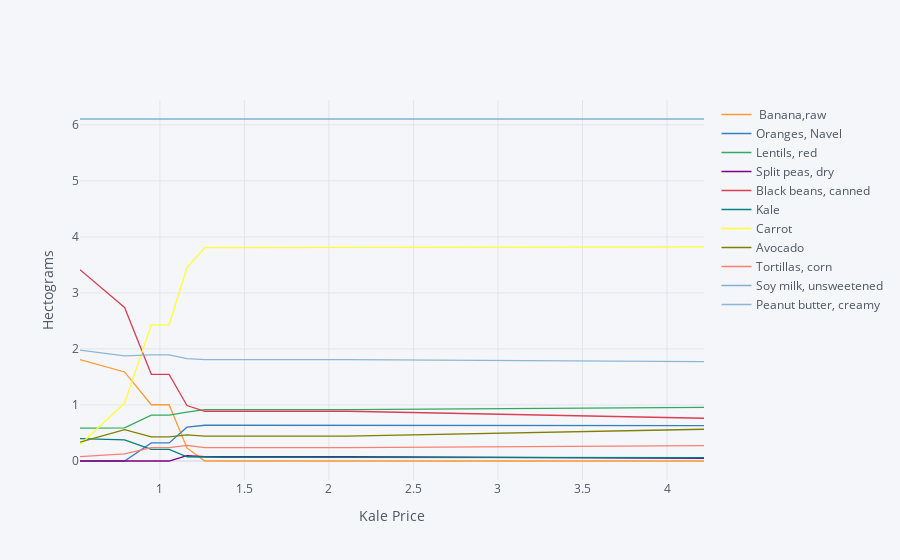

Source (notebook cell):
### Markdown cell above
Re-do our analysis of changing prices, but with a constraint that
  total weight of diet must be less that 15 hectograms (1.5 kg).

### Code cell
import cufflinks as cf
cf.go_offline()

ReferenceGood = 'Kale'

scale = [0.5,0.75,0.9,1.,1.1,1.2,1.3,1.4,1.5,2,4]

cost0 = solve_subsistence_problem(FoodNutrients,Prices,
                                  diet_min[group],diet_max[group],max_weight=15,tol=tol).fun

my_p = Prices.copy()

diet = {}
for s in scale:

    my_p[ReferenceGood] = Prices[ReferenceGood]*s
    result = solve_subsistence_problem(FoodNutrients,my_p,
                                       diet_min[group],diet_max[group],max_weight=15,tol=tol)
    diet[my_p[ReferenceGood]] = result.diet

Diet_response = pd.DataFrame(diet).T
Diet_response.index.name = '%s Price' % ReferenceGood

Diet_response.reset_index(inplace=True)

# Get rid of units for index (cufflinks chokes)
Diet_response['%s Price' % ReferenceGood] = Diet_response['%s Price' % ReferenceGood].apply(lambda x: x.magnitude)

Diet_response = Diet_response.set_index('%s Price' % ReferenceGood)

# Just look at goods consumed in quantities greater than error tolerance
Diet_response.loc[:,(Diet_response>tol).sum()>0].iplot(xTitle='%s Price' % ReferenceGood,yTitle='Hectograms')

### Figure 1 — Plotly figure (JSON) as saved in the notebook; plotly's stock layout.template omitted (floating-point values rounded to 4 significant figures)
{"data": [{"line": {"color": "rgba(255, 153, 51, 1.0)", "dash": "solid", "shape": "linear", "width": 1.3}, "mode": "lines", "name": " Banana,raw", "text": "", "type": "scatter", "x": [0.5273, 0.791, 0.9492, 1.055, 1.16, 1.266, 1.371, 1.477, 1.582, 2.109, 4.219], "y": [1.811, 1.59, 1.004, 1.004, 0.2337, 1.057e-08, 2.193e-08, 4.827e-07, 8.407e-10, 4.212e-09, 2.127e-09]}, {"line": {"color": "rgba(55, 128, 191, 1.0)", "dash": "solid", "shape": "linear", "width": 1.3}, "mode": "lines", "name": "Oranges, Navel", "text": "", "type": "scatter", "x": [0.5273, 0.791, 0.9492, 1.055, 1.16, 1.266, 1.371, 1.477, 1.582, 2.109, 4.219], "y": [1.06e-08, 1.998e-09, 0.3237, 0.3237, 0.6035, 0.6383, 0.6383, 0.6383, 0.6383, 0.6383, 0.6305]}, {"line": {"color": "rgba(50, 171, 96, 1.0)", "dash": "solid", "shape": "linear", "width": 1.3}, "mode": "lines", "name": "Lentils, red", "text": "", "type": "scatter", "x": [0.5273, 0.791, 0.9492, 1.055, 1.16, 1.266, 1.371, 1.477, 1.582, 2.109, 4.219], "y": [0.5875, 0.591, 0.8191, 0.8191, 0.8706, 0.9179, 0.9179, 0.9179, 0.9179, 0.9179, 0.9559]}, {"line": {"color": "rgba(128, 0, 128, 1.0)", "dash": "solid", "shape": "linear", "width": 1.3}, "mode": "lines", "name": "Split peas, dry", "text": "", "type": "scatter", "x": [0.5273, 0.791, 0.9492, 1.055, 1.16, 1.266, 1.371, 1.477, 1.582, 2.109, 4.219], "y": [8.99e-09, 1.023e-09, 1.386e-10, 2.644e-09, 0.09614, 0.07825, 0.07825, 0.07825, 0.07825, 0.07825, 0.04703]}, {"line": {"color": "rgba(219, 64, 82, 1.0)", "dash": "solid", "shape": "linear", "width": 1.3}, "mode": "lines", "name": "Black beans, canned", "text": "", "type": "scatter", "x": [0.5273, 0.791, 0.9492, 1.055, 1.16, 1.266, 1.371, 1.477, 1.582, 2.109, 4.219], "y": [3.414, 2.74, 1.547, 1.547, 0.9893, 0.8881, 0.8881, 0.8881, 0.8881, 0.8881, 0.7629]}, {"line": {"color": "rgba(0, 128, 128, 1.0)", "dash": "solid", "shape": "linear", "width": 1.3}, "mode": "lines", "name": "Kale", "text": "", "type": "scatter", "x": [0.5273, 0.791, 0.9492, 1.055, 1.16, 1.266, 1.371, 1.477, 1.582, 2.109, 4.219], "y": [0.401, 0.3785, 0.2065, 0.2065, 0.07595, 0.06682, 0.06682, 0.06682, 0.06682, 0.06682, 0.06147]}, {"line": {"color": "rgba(255, 255, 51, 1.0)", "dash": "solid", "shape": "linear", "width": 1.3}, "mode": "lines", "name": "Carrot", "text": "", "type": "scatter", "x": [0.5273, 0.791, 0.9492, 1.055, 1.16, 1.266, 1.371, 1.477, 1.582, 2.109, 4.219], "y": [0.29, 1.034, 2.432, 2.432, 3.452, 3.811, 3.811, 3.811, 3.811, 3.811, 3.824]}, {"line": {"color": "rgba(128, 128, 0, 1.0)", "dash": "solid", "shape": "linear", "width": 1.3}, "mode": "lines", "name": "Avocado", "text": "", "type": "scatter", "x": [0.5273, 0.791, 0.9492, 1.055, 1.16, 1.266, 1.371, 1.477, 1.582, 2.109, 4.219], "y": [0.3349, 0.5595, 0.4313, 0.4313, 0.4669, 0.4454, 0.4454, 0.4454, 0.4454, 0.4454, 0.5668]}, {"line": {"color": "rgba(251, 128, 114, 1.0)", "dash": "solid", "shape": "linear", "width": 1.3}, "mode": "lines", "name": "Tortillas, corn", "text": "", "type": "scatter", "x": [0.5273, 0.791, 0.9492, 1.055, 1.16, 1.266, 1.371, 1.477, 1.582, 2.109, 4.219], "y": [0.07651, 0.127, 0.2372, 0.2372, 0.2792, 0.2382, 0.2382, 0.2382, 0.2382, 0.2382, 0.2731]}, {"line": {"color": "rgba(128, 177, 211, 1.0)", "dash": "solid", "shape": "linear", "width": 1.3}, "mode": "lines", "name": "Soy milk, unsweetened", "text": "", "type": "scatter", "x": [0.5273, 0.791, 0.9492, 1.055, 1.16, 1.266, 1.371, 1.477, 1.582, 2.109, 4.219], "y": [6.105, 6.105, 6.105, 6.105, 6.105, 6.105, 6.105, 6.105, 6.105, 6.105, 6.105]}, {"line": {"color": "rgba(128, 177, 211, 0.8999999999999999)", "dash": "solid", "shape": "linear", "width": 1.3}, "mode": "lines", "name": "Peanut butter, creamy", "text": "", "type": "scatter", "x": [0.5273, 0.791, 0.9492, 1.055, 1.16, 1.266, 1.371, 1.477, 1.582, 2.109, 4.219], "y": [1.98, 1.875, 1.894, 1.894, 1.827, 1.811, 1.811, 1.811, 1.811, 1.811, 1.773]}], "layout": {"autosize": true, "legend": {"bgcolor": "#F5F6F9", "font": {"color": "#4D5663"}}, "paper_bgcolor": "#F5F6F9", "plot_bgcolor": "#F5F6F9", "title": {"font": {"color": "#4D5663"}}, "xaxis": {"autorange": true, "gridcolor": "#E1E5ED", "range": [0.5273, 4.219], "showgrid": true, "tickfont": {"color": "#4D5663"}, "title": {"font": {"color": "#4D5663"}, "text": "Kale Price"}, "type": "linear", "zerolinecolor": "#E1E5ED"}, "yaxis": {"autorange": true, "gridcolor": "#E1E5ED", "range": [-0.3392, 6.445], "showgrid": true, "tickfont": {"color": "#4D5663"}, "title": {"font": {"color": "#4D5663"}, "text": "Hectograms"}, "type": "linear", "zerolinecolor": "#E1E5ED"}}}
